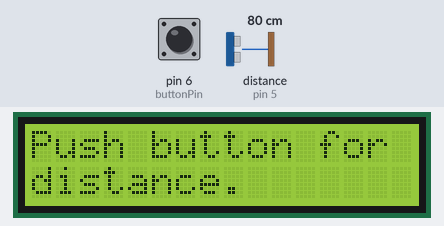
The sketch below on a simulated Arduino Uno, built with avr-gcc and run on an emulated ATmega328P. Shown: 16×2 character LCD. Inputs (shaded band) come from the test bench; at power-on: pin 6 (buttonPin) HIGH, distance to the obstacle (sensor on pin 5) 80 cm. The echo pulse lasts 58.3 µs per cm; what the sketch prints to the serial monitor is not drawn.

Above: at 1.2 s.
1.3 s: pin 6 (buttonPin) pulled LOW for 0.15 s
At 2.7 s:
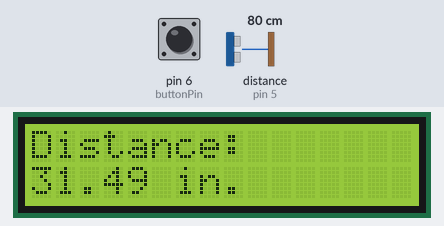
4.4 s: pin 6 (buttonPin) pulled LOW for 3.2 s
Timing chart, 0 to 7.4 s (numbered marks = the images above; inputs shaded):
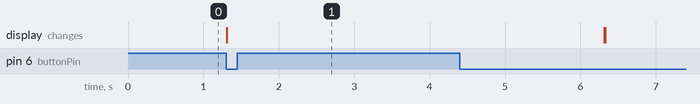

Measured:
- after the input at 1.3 s, the display: changes at once (image 1)

The sketch:

HW_24_Portable_Distance_Meter_Pushbutton.ino
```cpp
#include <LiquidCrystal.h>
int rs=7;
int en=8;
int d4=9;
int d5=10;
int d6=11;
int d7=12;
LiquidCrystal lcd(rs,en,d4,d5,d6,d7);
int trigPin=4;
int echoPin=5;
int buttonPin=6;
int buttonVal;
String mess1="Push button for";
String mess2="distance.";
float pingTT;
float r=767.269;
float d;
float dist;
int dt=500;
void setup() {
  // put your setup code here, to run once:
pinMode(buttonPin,INPUT);
digitalWrite(buttonPin,HIGH);
lcd.begin(16,2);
Serial.begin(9600);
pinMode(trigPin,OUTPUT);
pinMode(echoPin,INPUT);
}

void loop() {
  // put your main code here, to run repeatedly:
Serial.println(buttonVal);
lcd.setCursor(0,0);
lcd.print(mess1);
lcd.setCursor(0,1);
lcd.print(mess2);
buttonVal=digitalRead(buttonPin);
while (buttonVal==1){
  buttonVal=digitalRead(buttonPin);
}
lcd.clear();
digitalWrite(trigPin,LOW);
delayMicroseconds(10);
digitalWrite(trigPin,HIGH);
delayMicroseconds(10);
digitalWrite(trigPin,LOW);
pingTT=pulseIn(echoPin,HIGH);
d=(pingTT*r*5280.*12.)/(3600.*1000000.);
dist=d/2;
lcd.setCursor(0,0);
lcd.print("Distance: ");
lcd.setCursor(0,1);
lcd.print(dist);
lcd.print(" in.");
delay(5000);
lcd.clear();
}
```
